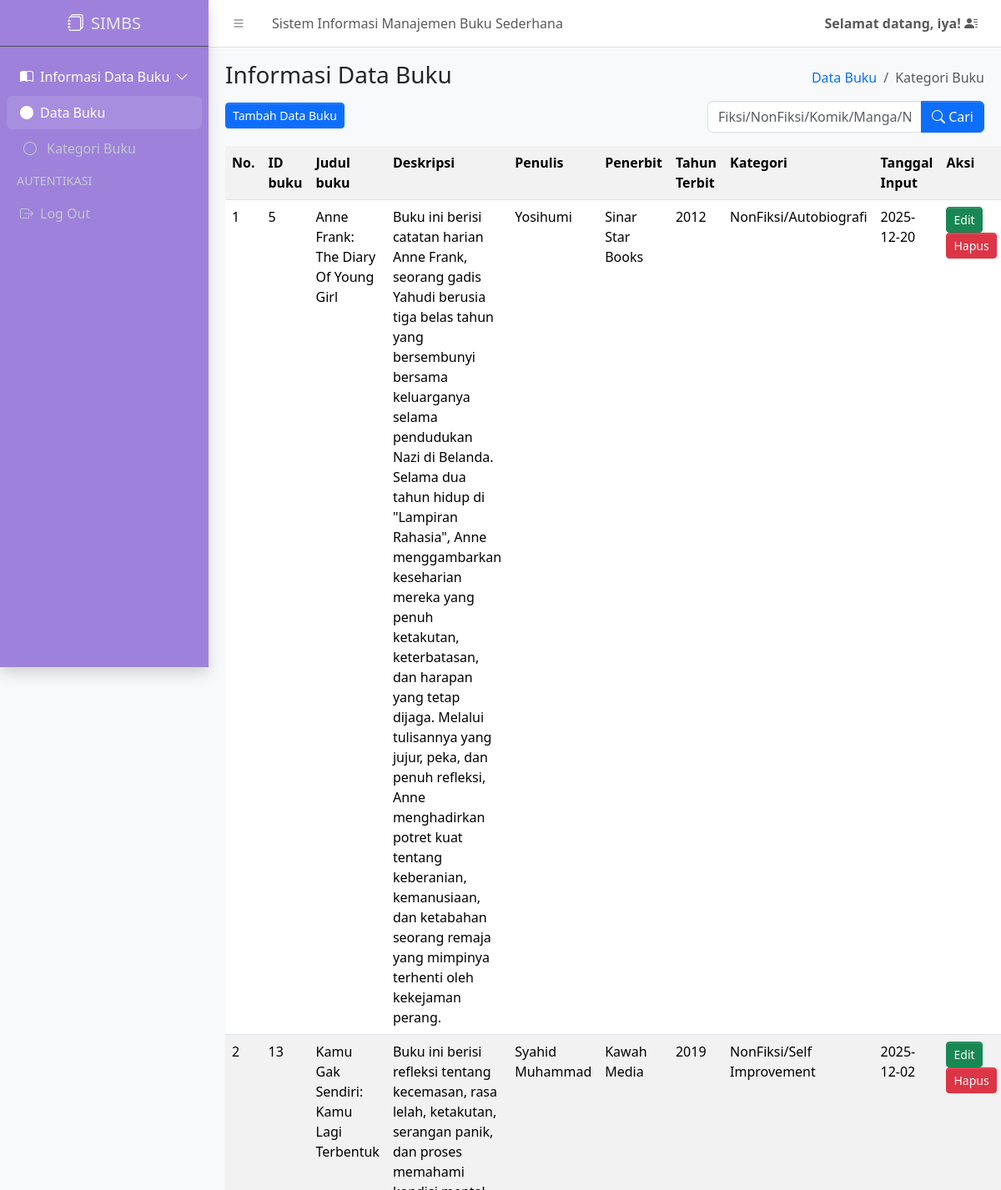
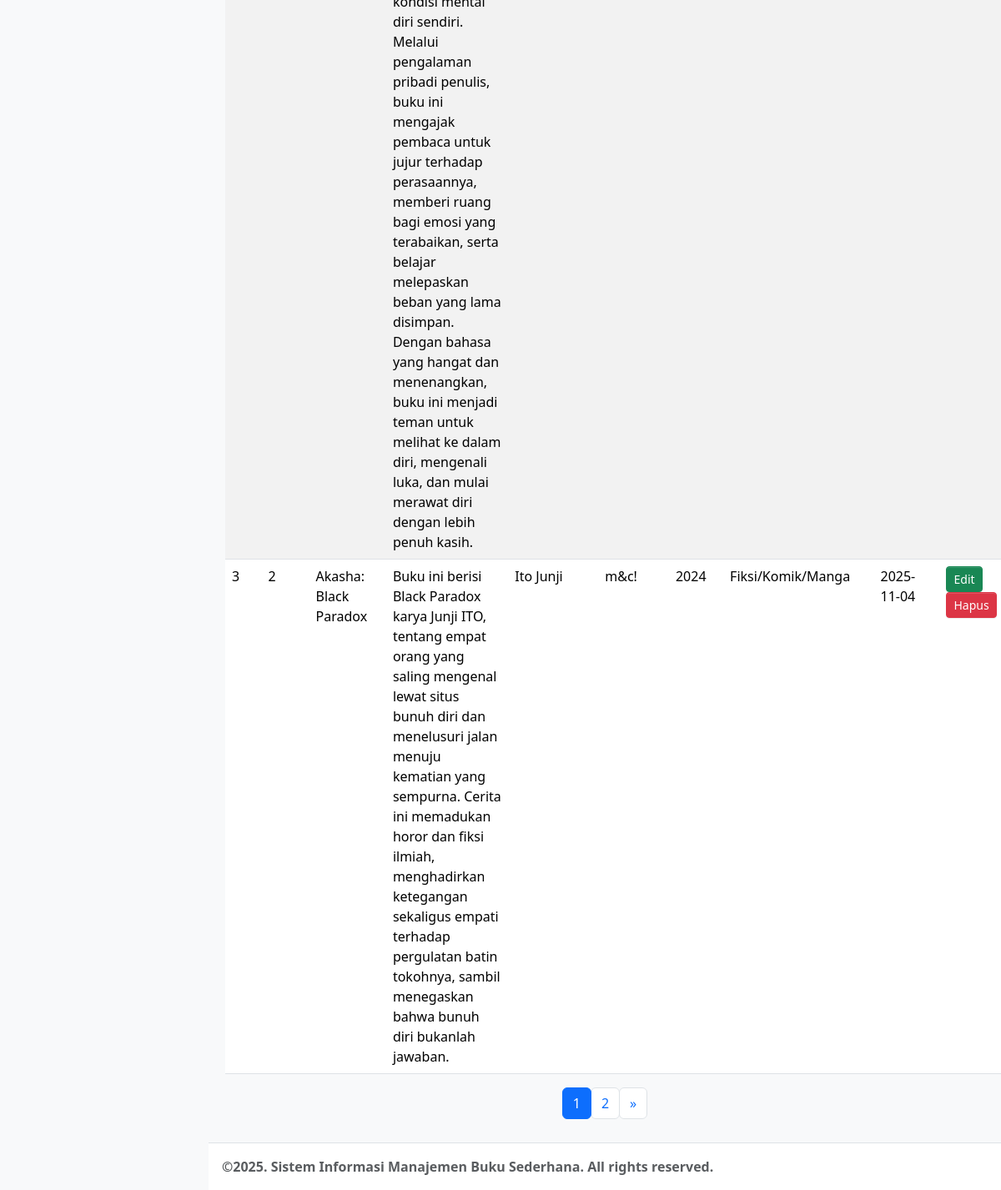
/index.php (signed in), run on the app's committed database (2 pictures, top to bottom).
### tables this page shows
CREATE TABLE `buku` (
  `id_buku` int(11) NOT NULL,
  `id_kategori` int(11) DEFAULT NULL,
  `judul` varchar(100) NOT NULL,
  `deskripsi` text DEFAULT NULL,
  `penulis` varchar(100) NOT NULL,
  `penerbit` varchar(100) NOT NULL,
  `tahun_terbit` year(4) NOT NULL,
  `tanggal_input` date DEFAULT NULL
);

CREATE TABLE `kategori` (
  `id_kategori` int(11) NOT NULL,
  `nama_kategori` varchar(100) NOT NULL,
  `tanggal_input` date DEFAULT NULL
);

### function.php (called while the page is built, shortened)
<?php
$conn = mysqli_connect("localhost", "root", "", "simbs");
function query($query)
{
    global $conn;
    $result = mysqli_query($conn, $query);
    $rows = [];
    while ($row = mysqli_fetch_assoc($result)) {
        $rows[] = $row;
    }
    return $rows;
}

### index.php (the view, shortened to what this page needs)
<?php
require 'function.php';
$jumlahDataPerHalaman = 3;
$halamanAktif = isset($_GET['halaman']) ? (int)$_GET['halaman'] : 1;
$dataAwal = ($halamanAktif - 1) * $jumlahDataPerHalaman;
$where = '';
$totalDataQuery = "SELECT COUNT(*) AS total FROM buku
                   INNER JOIN kategori ON buku.id_kategori = kategori.id_kategori
                   $where";
$totalDataResult = mysqli_query($conn, $totalDataQuery);
$totalDataRow = mysqli_fetch_assoc($totalDataResult);
$totalData = $totalDataRow['total'];
$totalHalaman = ceil($totalData / $jumlahDataPerHalaman);
$dataQuery = "SELECT buku.*, kategori.nama_kategori
              FROM buku
              INNER JOIN kategori ON buku.id_kategori = kategori.id_kategori
              $where
              ORDER BY tanggal_input DESC
              LIMIT $dataAwal, $jumlahDataPerHalaman";
$buku = query($dataQuery);
?>
<!doctype html>
<html lang="en">
<head>
    <link
        rel="stylesheet"
        href="https://cdn.jsdelivr.net/npm/@fontsource/source-sans-3@5.0.12/index.css"
        media="print"
        onload="this.media='all'" />
    <link
        rel="stylesheet"
        href="https://cdn.jsdelivr.net/npm/overlayscrollbars@2.11.0/styles/overlayscrollbars.min.css"
 />
    <link
        rel="stylesheet"
        href="https://cdn.jsdelivr.net/npm/bootstrap-icons@1.13.1/font/bootstrap-icons.min.css"
 />
    <link rel="stylesheet" href="dist/css/adminlte.min.css" />
    <link
        rel="stylesheet"
        href="https://cdn.jsdelivr.net/npm/apexcharts@3.37.1/dist/apexcharts.css"
 />
    <link
        rel="stylesheet"
        href="https://cdn.jsdelivr.net/npm/jsvectormap@1.5.3/dist/css/jsvectormap.min.css"
 />
</head>
<body class="layout-fixed sidebar-expand-lg bg-body-tertiary">
    <div class="app-wrapper">
        <nav class="app-header navbar navbar-expand bg-body">
            <div class="container-fluid">
                <ul class="navbar-nav">
                    <li class="nav-item">
                        <a class="nav-link" data-lte-toggle="sidebar" href="#" role="button">
                            <i class="bi bi-list"></i>
                        </a>
                    </li>
                    <li class="nav-item d-none d-md-block">
                        <a href="#" class="nav-link">Sistem Informasi Manajemen Buku Sederhana</a>
                    </li>
                </ul>
                <ul class="navbar-nav ms-auto">
                    <li class="nav-item dropdown user-menu">
                        <a href="#" class="nav-link dropdown-toggle" data-bs-toggle="dropdown">
                            <span class="d-none d-md-inline" style="font-weight: bold;">
                                Selamat datang, <?= $_SESSION["username"]; ?>! <i class="bi bi-person-lines-fill"></i>
                            </span>
                        </a>
                    </li>
                </ul>
            </div>
        </nav>
        <aside class="app-sidebar shadow" data-bs-theme="dark" style="background-color: #9e81dbff;">
            <div class="sidebar-brand">
                <a href="index.php" class="brand-link" style="color: white;">
                    <i class="bi bi-journals"></i>
                    <span class="brand-text fw-light">SIMBS</span>
                </a>
            </div>
            <div class="sidebar-wrapper">
                <nav class="mt-2">
                    <ul
                        class="nav sidebar-menu flex-column"
                        data-lte-toggle="treeview"
                        role="navigation"
                        aria-label="Main navigation"
                        data-accordion="false"
                        id="navigation">
                        <li class="nav-item menu-open">
                            <a href="#" class="nav-link active">
                                <i class="bi bi-book-half"></i>
                                <p>
                                    Informasi Data Buku
                                </p>
                            </a>
                            <ul class="nav nav-treeview">
                                <li class="nav-item">
                                    <a href="./index.php" class="nav-link active">
                                        <i class="bi bi-circle-fill"></i>
                                        <p>Data Buku</p>
                                    </a>
                                </li>
                                <li class="nav-item">
                                    <a href="./index2.php" class="nav-link">
                                        <i class="nav-icon bi bi-circle"></i>
                                        <p>Kategori Buku</p>
                                    </a>
                                </li>
                            </ul>
                        </li>
                        <li class="nav-header">AUTENTIKASI</li>
                        <li class="nav-item">
                            <a href="logout.php" class="nav-link">
                                <i class="bi bi-box-arrow-right"></i>
                                <p>Log Out</p>
                            </a>
                        </li>
                    </ul>
                </nav>
            </div>
        </aside>
        <main class="app-main">
            <div class="app-content-header">
                <div class="container-fluid">
                    <div class="row">
                        <div class="col-sm-6">
                            <h3 class="mb-3">Informasi Data Buku</h3>
                            <a href="tambah_data.php">
                                <button class="btn-sm btn btn-primary ">Tambah Data Buku</button>
                            </a>
                        </div>
                        <div class="col-sm-6 d-flex flex-column align-items-end">
                            <ol class="breadcrumb">
                                <li class="breadcrumb-item"><a href="#">Data Buku</a></li>
                                <li class="breadcrumb-item active" aria-current="page">Kategori Buku</li>
                            </ol>
                            <form class="mt-2" method="POST" action="">
                                <div class="input-group">
                                    <input type="text" class="form-control" name="keyword" placeholder="Fiksi/NonFiksi/Komik/Manga/Novel/Autobiografi/Self-Improvement" value="">
                                    <button class="btn btn-primary" type="submit" name="tombol_search">
                                        <i class="bi bi-search"></i> Cari
                                    </button>
                                </div>
                            </form>
                        </div>
                    </div>
                </div>
            </div>
            <div class="app-content">
                <div class="container-fluid">
                    <div class="row">
                        <div class="col">
                            <table class="table table-striped table-hover">
                                <tr>
                                    <th>No.</th>
                                    <th>ID buku</th>
                                    <th>Judul buku</th>
                                    <th>Deskripsi</th>
                                    <th>Penulis</th>
                                    <th>Penerbit</th>
                                    <th>Tahun Terbit</th>
                                    <th>Kategori</th>
                                    <th>Tanggal Input</th>
                                    <th>Aksi</th>
                                    <?php $no = 1; ?>
                                    <?php foreach ($buku as $data): ?>
                                <tr>
                                    <td><?= $no ?></td>
                                    <td><?= ($data['id_buku']) ?></td>
                                    <td><?= ($data['judul']) ?></td>
                                    <td><?= ($data['deskripsi']) ?></td>
                                    <td><?= ($data['penulis']) ?></td>
                                    <td><?= ($data['penerbit']) ?></td>
                                    <td><?= ($data['tahun_terbit']) ?></td>
                                    <td><?= ($data['nama_kategori']) ?></td>
                                    <td><?= ($data['tanggal_input']) ?></td>
                                    <td>
                                        <a href="ubah_data.php?id=<?= ($data['id_buku']) ?>" class="btn btn-sm btn-success">Edit</a>
                                        <a href="hapus_data.php?id=<?= ($data['id_buku']) ?>" class="btn btn-sm btn-danger">Hapus</a>
                                    </td>
                                </tr>
                                <?php $no++; ?>
                            <?php endforeach; ?>
                            </table>
                            <nav aria-label="Page navigation example" class="d-flex justify-content-center mt-3">
                                <ul class="pagination">
                                    <?php for ($i = 1; $i <= $totalHalaman; $i++): ?>
                                        <li class="page-item <?= ($i == $halamanAktif) ? 'active' : ''; ?>">
                                            <a class="page-link" href="?halaman=<?= $i; ?>"><?= $i; ?></a>
                                        </li>
                                    <?php endfor; ?>
                                    <?php if ($halamanAktif < $totalHalaman): ?>
                                        <li class="page-item">
                                            <a class="page-link" href="?halaman=<?= $halamanAktif + 1; ?>" aria-label="Next">
                                                <span aria-hidden="true">&raquo;</span>
                                            </a>
                                        </li>
                                    <?php endif; ?>
                                </ul>
                            </nav>
                        </div>
                    </div>
                </div>
            </div>
        </main>
        <footer class="app-footer">
            <strong>
                &copy;2025. Sistem Informasi Manajemen Buku Sederhana. All rights reserved.&nbsp;
            </strong>
        </footer>
    </div>
</body>
</html>

### data on the page
buku: id_buku "5", judul "Anne Frank: The Diary Of Young Girl", deskripsi "Buku ini berisi catatan harian Anne Frank, seorang gadis Yahudi berusia tiga belas tahun yang bersembunyi bersama keluarganya selama pendudukan Nazi di Belanda. Selama dua tahun hidup di \"Lampiran Rahasia\", Anne menggambarkan keseharian mereka yang penuh ketakutan, keterbatasan, dan harapan yang tetap dijaga. Melalui tulisannya yang jujur, peka, dan penuh refleksi, Anne menghadirkan potret kuat tentang keberanian, kemanusiaan, dan ketabahan seorang remaja yang mimpinya terhenti oleh kekejaman perang.", penulis "Yosihumi", penerbit "Sinar Star Books", tahun_terbit "2012", id_kategori.nama_kategori "NonFiksi/Autobiografi", tanggal_input "2025-12-20"
buku: id_buku "13", judul "Kamu Gak Sendiri: Kamu Lagi Terbentuk", deskripsi "Buku ini berisi refleksi tentang kecemasan, rasa lelah, ketakutan, serangan panik, dan proses memahami kondisi mental diri sendiri. Melalui pengalaman pribadi penulis, buku ini mengajak pembaca untuk jujur terhadap perasaannya, memberi ruang bagi emosi yang terabaikan, serta belajar melepaskan beban yang lama disimpan. Dengan bahasa yang hangat dan menenangkan, buku ini menjadi teman untuk melihat ke dalam diri, mengenali luka, dan mulai merawat diri dengan lebih penuh kasih.", penulis "Syahid Muhammad", penerbit "Kawah Media", tahun_terbit "2019", id_kategori.nama_kategori "NonFiksi/Self Improvement", tanggal_input "2025-12-02"
buku: id_buku "2", judul "Akasha: Black Paradox", deskripsi "Buku ini berisi Black Paradox karya Junji ITO, tentang empat orang yang saling mengenal lewat situs bunuh diri dan menelusuri jalan menuju kematian yang sempurna. Cerita ini memadukan horor dan fiksi ilmiah, menghadirkan ketegangan sekaligus empati terhadap pergulatan batin tokohnya, sambil menegaskan bahwa bunuh diri bukanlah jawaban.", penulis "Ito Junji", penerbit "m&c!", tahun_terbit "2024", id_kategori.nama_kategori "Fiksi/Komik/Manga", tanggal_input "2025-11-04"

### other printed values
$_SESSION["username"] "iya"
